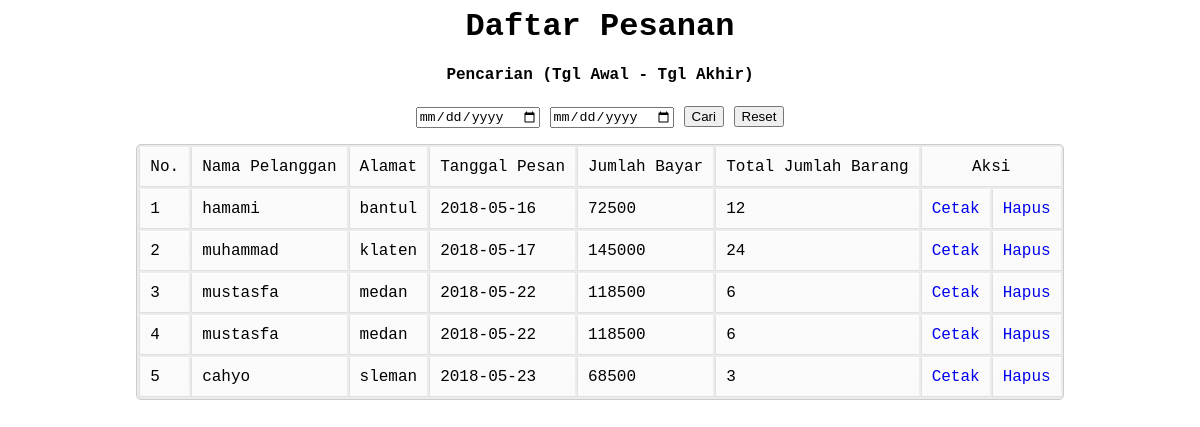
Screenshot of /tampil_customer.php with the database file from the repository.
### tables this page shows
CREATE TABLE IF NOT EXISTS `pesan` (
  `namapelanggan` varchar(50) NOT NULL,
  `alamat` varchar(100) NOT NULL,
  `tanggalpesan` date NOT NULL,
  `order1` int(11) NOT NULL,
  `order2` int(11) NOT NULL,
  `order3` int(11) NOT NULL,
  `order4` int(11) NOT NULL,
  `order5` int(11) NOT NULL,
  `order6` int(11) NOT NULL,
  `order7` int(11) NOT NULL,
  `order8` int(11) NOT NULL,
  `order9` int(11) NOT NULL,
  `order10` int(11) NOT NULL,
  `order11` int(11) NOT NULL,
  `order12` int(11) NOT NULL,
  `totalharga` int(11) NOT NULL,
  `totalbarang` int(11) NOT NULL
);

### tampil_customer.php (the view, shortened to what this page needs)
<html>
<head>
</head>
<body>
<center>
<h1>Daftar Pesanan </h1>
<h4>Pencarian (Tgl Awal - Tgl Akhir)</h4>
<form action="" method="POST">
<input type="date" name="tglawal">
<input type="date" name="tglakhir">
<input type="submit" id="submit" name="submit2" value="Cari">
<input type="submit" id="submit" name="submit1" value="Reset">
</form>
<table>
<?php
$host = "localhost";
$username = "root";
$password = "";
$db_name = "jalres";
$konek = new mysqli($host, $username, $password, $db_name);
$sql = "SELECT * FROM pesan";
$data = $konek->query($sql);
echo "<b><tr><td>No.</td><td>Nama Pelanggan</td><td>Alamat</td><td>Tanggal Pesan</td><td>Jumlah Bayar</td><td>Total Jumlah Barang</td><td colspan=2><center> Aksi</center></td></tr>";
if ($data->num_rows > 0){
  $no = 1;
  while ($row = $data->fetch_assoc()) {
    echo "<tr>";
    echo "<td>".$no++."</td>";
    echo "<td>".$row['namapelanggan']."</td>";
    echo "<td>".$row['alamat']."</td>";
	  echo "<td>".$row['tanggalpesan']."</td>";
	  echo "<td>".$row['totalharga']."</td>";
	  echo "<td>".$row['totalbarang']."</td>";
    echo "<td><a href='struck.php?user=".$row['namapelanggan']."'>Cetak</a></td>";
    echo "<td><a href='delete_pesan.php?user=".$row['namapelanggan']."'>Hapus</a></td>";
    echo "</tr>";
  }
}else{
  echo "Data Kosong!";
}
?>
</table></center>
</body>
</html>

### tampil_customer.php (style rules this page uses)
body { font-family: 'Courier New'; }
table { border-radius: 5px; border: #ccc 1px solid; background-color: #eaebec; }
table td { padding: 10px 10px; border-top: 1px solid #ffffff; border-bottom: 1px solid #e0e0e0; border-left: 1px solid #e0e0e0; background: #fafafa; background: -webkit-gradient(linear, left top, left bottom, from(#fbfbfb), to(#fafafa)); background: -moz-linear-gradient(top, #fbfbfb, #fafafa); }
a { text-decoration: none; }

### rows the page displays
pesan: namapelanggan "hamami", alamat "bantul", tanggalpesan "2018-05-16", totalharga "72500", totalbarang "12"
pesan: namapelanggan "muhammad", alamat "klaten", tanggalpesan "2018-05-17", totalharga "145000", totalbarang "24"
pesan: namapelanggan "mustasfa", alamat "medan", tanggalpesan "2018-05-22", totalharga "118500", totalbarang "6"
pesan: namapelanggan "mustasfa", alamat "medan", tanggalpesan "2018-05-22", totalharga "118500", totalbarang "6"
pesan: namapelanggan "cahyo", alamat "sleman", tanggalpesan "2018-05-23", totalharga "68500", totalbarang "3"
